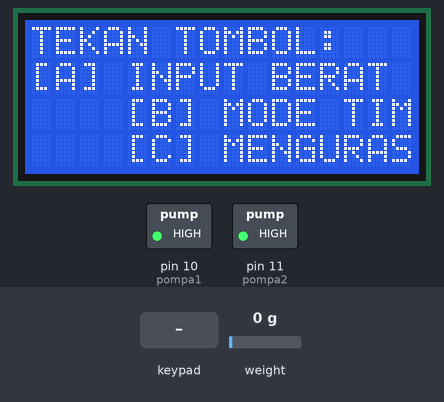
Simulated run of this sketch. Board: Arduino Uno, built with avr-gcc and run on an emulated ATmega328P. On the bench: 16×4 character LCD, switched loads named in the sketch (green lamp = pin HIGH). The test bench sets the inputs (shaded band); at power-on: weight on the scale 0 g. What the sketch prints to the serial monitor is not drawn.

Above: at 3.9 s.
4.0 s: key 'C' pressed
At 4.33 s:
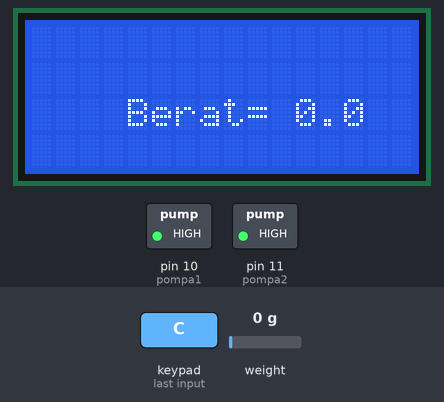
5.8 s: keypad keys 5 4 3 2 A pressed 0.4 s apart
At 9.0 s:
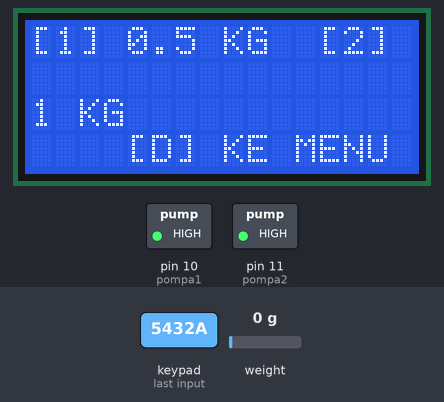
9.3 s: key '1' pressed
At 10.1 s:
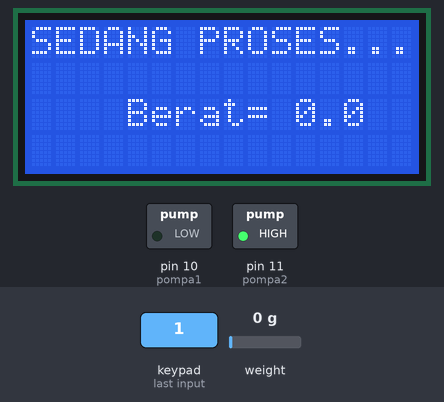
11.0 s: weight on the scale set to 365 g
At 11.7 s:
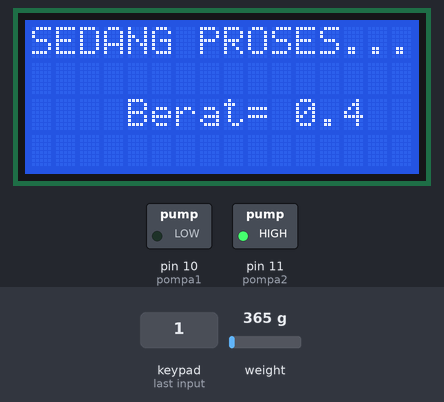
12.7 s: weight on the scale set to 423 g
At 15.0 s:
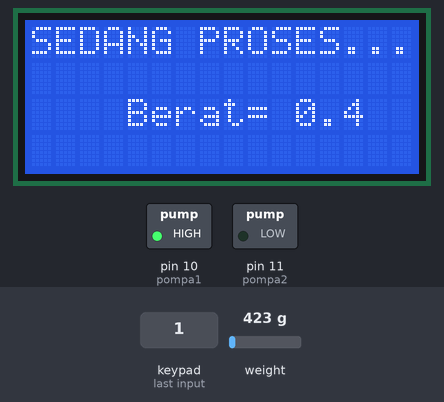
15.7 s: weight on the scale set to 100 g
At 16.7 s:
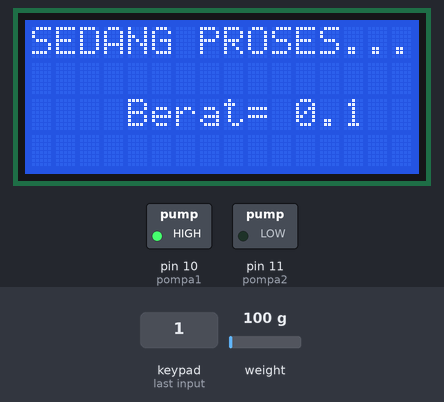
Timing chart, 0 to 18.3 s (numbered marks = the images above; inputs shaded):
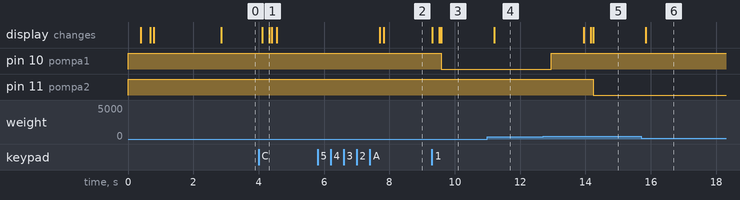

The sketch:

keran_otomatis.ino
```cpp
//Library
#include <Wire.h>
#include <Keypad.h>
#include <EEPROM.h>
#include <LiquidCrystal_I2C.h>
#include "HX711.h"

#define pompa1 10
#define pompa2 11

//LCD
LiquidCrystal_I2C lcd(0x27, 16, 4);

//Sensor Berat(LoadCell)
HX711 scale;
uint8_t LC_data = A1;
uint8_t LC_clock = A0;
float calibration_factor = -415000;
float berat = 0;

//Keypad
const byte baris = 4;
const byte kolom = 4;
char tombol[baris][kolom] = {
  {'1', '2', '3', 'A'},
  {'4', '5', '6', 'B'},
  {'7', '8', '9', 'C'},
  {'*', '0', '#', 'D'}
};

byte pinBaris[baris] = {5, 4, 3, 2};
byte pinKolom[kolom] = {9, 8, 7, 6};

Keypad keypad = Keypad(makeKeymap(tombol), pinBaris, pinKolom, baris, kolom);

String state = "MENU AWAL";
int slide = 0, count = 0;

void testKeypad() {
  lcd.setCursor(0, 0);
  for (int i = 0; i < 20; i++) {
    lcd.print("=");
  }
  lcd.setCursor(0, 1);
  lcd.print("SILAHKAN TEKAN");
  lcd.setCursor(0, 2);
  lcd.print("TOMBOL KEYPAD: ");
  lcd.setCursor(0, 3);
  for (int i = 0; i < 20; i++) {
    lcd.print("=");
  }
  char key = keypad.getKey();
  if (key) {
    //lcd.clear();
    lcd.setCursor(16, 2);
    lcd.print(key);
  }
  delay(100);
}

void bacaBerat() {
  scale.set_scale(calibration_factor);
  berat = scale.get_units();
  if (berat < 0) {
    berat = -berat;
    delay(10);
  }
  lcd.setCursor(0, 2);
  lcd.print("Berat= ");
  lcd.print(berat, 1);
  lcd.setCursor(16, 2);
  lcd.print(" Kg");

  //Serial.print("Berat = ");
  //Serial.print(berat, 1);
  //Serial.println(" Kg");

  delay(50);
}

void setup() {
  pinMode(pompa1, OUTPUT);
  pinMode(pompa2, OUTPUT);
  digitalWrite(pompa1, HIGH);
  digitalWrite(pompa2, HIGH);
  lcd.init();
  lcd.backlight();
  delay(300);
  lcd.clear();
  //=============DISPLAY LCD================//
  lcd.setCursor(0, 0);
  lcd.print("PROGRAM STARTING...");
  delay(50);
  lcd.setCursor(0, 1);
  for (int i = 0; i < 20; i++) {
    lcd.print("=");
    delay(5);
  }
  lcd.setCursor(0, 2);
  for (int i = 0; i < 20; i++) {
    lcd.print("=");
    delay(5);
  }
  lcd.setCursor(0, 3);
  for (int i = 0; i < 20; i++) {
    lcd.print("=");
    delay(5);
  }
  //=======================================//
  Serial.begin(9600);
  scale.begin(LC_data, LC_clock);
  scale.tare();
  long zero_factor = scale.read_average();
  //keypad.addEventListener(keypadEvent);
  lcd.clear();
}

void loop() {
  if (state == "MENU AWAL") {
    if (slide == 0) {
      lcd.setCursor(0, 1); lcd.print("[A] INPUT BERAT");
      lcd.setCursor(0, 2); lcd.print("[B] MODE TIMBANGAN");
      lcd.setCursor(0, 3); lcd.print("[C] MENGURAS");
      lcd.setCursor(0, 0); lcd.print("TEKAN TOMBOL:");
      char key = keypad.getKey();
      if (key == 'A') {
        state = "INPUT BERAT";
        lcd.clear();
      }
      else if (key == 'B') {
        state = "MENIMBANG";
        lcd.clear();
      }
      else if (key == 'C') {
        state = "MENGURAS";
        count = 100;
        lcd.clear();
      }
      else if (key == 'D') {
        slide == 1;
        lcd.clear();
      }
    }
    else if (slide == 1) {
      lcd.setCursor(0, 0); lcd.print("[A] ---");
      lcd.setCursor(0, 1); lcd.print("[B] ---");
      lcd.setCursor(0, 2); lcd.print("[C] ---");
      lcd.setCursor(0, 3); lcd.print("[D] NEXT >>");
      char key = keypad.getKey();
      if (key == 'A') {
        //state = "INPUT BERAT";
        //lcd.clear();
      }
      else if (key == 'B') {
        //state = "INPUT HARGA";
        //lcd.clear();
      }
      else if (key == 'C') {
        //state = "POMPA"
        //lcd.clear();
      }
      else if (key == 'D') {
        slide == 0;
        lcd.clear();
      }
    }
  }
  else if (state == "INPUT BERAT") {
    if (slide == 0) {
      lcd.setCursor(0, 0); lcd.print("[1] 0.5 KG");
      //lcd.setCursor(0, 1); lcd.print("[2]  1 KG");
      //lcd.setCursor(0, 2); lcd.print("[3]1.5 KG");
      lcd.setCursor(0, 3); lcd.print("[D] KE MENU AWAL");

      lcd.setCursor(12, 0); lcd.print("[2] 1 KG");
      //lcd.setCursor(11, 0); lcd.print("[5]  2 KG");
      //lcd.setCursor(11, 1); lcd.print("[6]2.5 KG");
      //lcd.setCursor(11, 2); lcd.print("[7]  3 KG");
      char key = keypad.getKey();
      if (key == '1') {
        state = "0.5 KG";
        lcd.clear();
      }
      else if (key == '2') {
        state = "1 KG";
        lcd.clear();
      }
    }
  }
  else if (state == "MENIMBANG") {
    scale.set_scale(calibration_factor);
    berat = scale.get_units();
    if (berat < 0) {
      berat = -berat;
      delay(10);
    }
    lcd.setCursor(0, 0);
    lcd.print("MENIMBANG: ");
    lcd.setCursor(0, 2);
    lcd.print("Berat = ");
    lcd.print(berat, 1);
    lcd.setCursor(17, 2);
    lcd.print(" Kg");
    lcd.setCursor(0, 3);
    lcd.print("[D] KE MENU AWAL");
    char key = keypad.getKey();
    if (key == 'D') {
      state = "MENU AWAL";
      lcd.clear();
    }
  }
  else if (state == "MENGURAS") {
    bacaBerat();
    lcd.setCursor(0, 0);
    lcd.print("SEDANG PROSES...");
    //lcd.print(count);
    if (berat > 0) {
      digitalWrite(pompa2, LOW);
      if (count > 0) {
        count = count - 1;
        if(count == 99 || count == 9){
          lcd.clear();
        }
      }
      else {
        digitalWrite(pompa2, HIGH);
        state = "MENU AWAL";
        lcd.clear();
      }
    }
    else if (berat <= 0 || count <= 0) {
      digitalWrite(pompa2, HIGH);
      state = "MENU AWAL";
      lcd.clear();
    }
  }
  else if (state == "0.5 KG") {
    bacaBerat();
    lcd.setCursor(0, 0);
    lcd.print("SEDANG PROSES...");
    if (berat < 0.4) {
      digitalWrite(pompa1, LOW);
    }
    else {
      digitalWrite(pompa1, HIGH);
      delay(1000);
      state = "MENGURAS";
      count = 50;
      lcd.clear();
    }
  }
  else if (state == "1 KG") {
    bacaBerat();
    lcd.setCursor(0, 0);
    lcd.print("SEDANG PROSES...");
    if (berat < 0.868) {
      digitalWrite(pompa1, LOW);
    }
    else {
      digitalWrite(pompa1, HIGH);
      delay(1000);
      state = "MENGURAS";
      count = 90;
      lcd.clear();
    }
  }
  Serial.println(count);
  delay(100);
}
```

Measured:
- the behaviour switches between 399 and 400 g on weight on the scale (found by bisection; images 4 and 5)
- after the input at 4.0 s, the display: first changes after 0.11 s (image 1 shows a later state)
- after the input at 5.8 s, the display: first changes after 1.9 s (image 2 shows a later state)
- after the input at 9.3 s, pin 10 (pompa1): HIGH → LOW after 0.29 s; the display: first changes at once (image 3 shows a later state)
- after the input at 11.0 s, the display: changes after 0.20 s (image 4)
- after the input at 12.7 s, pin 10 (pompa1): LOW → HIGH after 0.25 s; pin 11 (pompa2): HIGH → LOW after 1.5 s; the display: first changes after 1.3 s (image 5 shows a later state)
- after the input at 15.7 s, the display: changes after 0.14 s (image 6)
